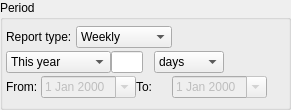
<?xml version="1.0" encoding="UTF-8"?>
<ui version="4.0">
 <class>PeriodWidget</class>
 <widget class="QGroupBox" name="PeriodWidget">
  <property name="geometry">
   <rect>
    <x>0</x>
    <y>0</y>
    <width>291</width>
    <height>110</height>
   </rect>
  </property>
  <property name="sizePolicy">
   <sizepolicy hsizetype="Preferred" vsizetype="Minimum">
    <horstretch>0</horstretch>
    <verstretch>0</verstretch>
   </sizepolicy>
  </property>
  <property name="windowTitle">
   <string>Period</string>
  </property>
  <property name="title">
   <string>Period</string>
  </property>
  <layout class="QGridLayout" name="gridLayout_2">
   <property name="horizontalSpacing">
    <number>3</number>
   </property>
   <property name="margin">
    <number>3</number>
   </property>
   <item row="0" column="0">
    <layout class="QGridLayout" name="gridLayout">
     <item row="0" column="0" colspan="2">
      <widget class="QLabel" name="label_3">
       <property name="text">
        <string>Report type:</string>
       </property>
      </widget>
     </item>
     <item row="0" column="2" colspan="4">
      <widget class="QComboBox" name="reportTypeCombo">
       <property name="styleSheet">
        <string>QWidget { background:none}</string>
       </property>
       <property name="currentIndex">
        <number>1</number>
       </property>
       <item>
        <property name="text">
         <string>Daily</string>
        </property>
       </item>
       <item>
        <property name="text">
         <string>Weekly</string>
        </property>
       </item>
       <item>
        <property name="text">
         <string>Monthly</string>
        </property>
       </item>
       <item>
        <property name="text">
         <string>Yearly</string>
        </property>
       </item>
      </widget>
     </item>
     <item row="0" column="6">
      <spacer name="horizontalSpacer_3">
       <property name="orientation">
        <enum>Qt::Horizontal</enum>
       </property>
       <property name="sizeHint" stdset="0">
        <size>
         <width>40</width>
         <height>20</height>
        </size>
       </property>
      </spacer>
     </item>
     <item row="1" column="0" colspan="3">
      <widget class="QComboBox" name="periodCombo">
       <property name="styleSheet">
        <string>QWidget { background:none}</string>
       </property>
       <property name="currentIndex">
        <number>2</number>
       </property>
       <item>
        <property name="text">
         <string>This week</string>
        </property>
       </item>
       <item>
        <property name="text">
         <string>This month</string>
        </property>
       </item>
       <item>
        <property name="text">
         <string>This year</string>
        </property>
       </item>
       <item>
        <property name="text">
         <string>Last week</string>
        </property>
       </item>
       <item>
        <property name="text">
         <string>Last month</string>
        </property>
       </item>
       <item>
        <property name="text">
         <string>Last year</string>
        </property>
       </item>
       <item>
        <property name="text">
         <string>Last</string>
        </property>
       </item>
       <item>
        <property name="text">
         <string>Custom dates</string>
        </property>
       </item>
      </widget>
     </item>
     <item row="1" column="3" colspan="2">
      <widget class="QLineEdit" name="numUnitsEdit">
       <property name="maximumSize">
        <size>
         <width>32</width>
         <height>16777215</height>
        </size>
       </property>
       <property name="styleSheet">
        <string>QWidget { background:none}</string>
       </property>
      </widget>
     </item>
     <item row="1" column="5" colspan="2">
      <widget class="QComboBox" name="unitsCombo">
       <property name="styleSheet">
        <string>QWidget { background:none}</string>
       </property>
       <item>
        <property name="text">
         <string>days</string>
        </property>
       </item>
       <item>
        <property name="text">
         <string>weeks</string>
        </property>
       </item>
       <item>
        <property name="text">
         <string>months</string>
        </property>
       </item>
       <item>
        <property name="text">
         <string>years</string>
        </property>
       </item>
      </widget>
     </item>
     <item row="1" column="7">
      <spacer name="horizontalSpacer_2">
       <property name="orientation">
        <enum>Qt::Horizontal</enum>
       </property>
       <property name="sizeHint" stdset="0">
        <size>
         <width>40</width>
         <height>20</height>
        </size>
       </property>
      </spacer>
     </item>
     <item row="2" column="0">
      <widget class="QLabel" name="label">
       <property name="text">
        <string>From:</string>
       </property>
      </widget>
     </item>
     <item row="2" column="1" colspan="3">
      <widget class="QDateEdit" name="fromDate">
       <property name="enabled">
        <bool>false</bool>
       </property>
       <property name="styleSheet">
        <string>QWidget { background:none}</string>
       </property>
       <property name="calendarPopup">
        <bool>true</bool>
       </property>
      </widget>
     </item>
     <item row="2" column="4" colspan="2">
      <widget class="QLabel" name="label_2">
       <property name="text">
        <string>To:</string>
       </property>
      </widget>
     </item>
     <item row="2" column="6" colspan="2">
      <widget class="QDateEdit" name="toDate">
       <property name="enabled">
        <bool>false</bool>
       </property>
       <property name="styleSheet">
        <string>QWidget { background:none}</string>
       </property>
       <property name="calendarPopup">
        <bool>true</bool>
       </property>
      </widget>
     </item>
     <item row="0" column="7">
      <spacer name="horizontalSpacer_4">
       <property name="orientation">
        <enum>Qt::Horizontal</enum>
       </property>
       <property name="sizeHint" stdset="0">
        <size>
         <width>40</width>
         <height>20</height>
        </size>
       </property>
      </spacer>
     </item>
    </layout>
   </item>
   <item row="0" column="1">
    <spacer name="horizontalSpacer">
     <property name="orientation">
      <enum>Qt::Horizontal</enum>
     </property>
     <property name="sizeHint" stdset="0">
      <size>
       <width>1</width>
       <height>80</height>
      </size>
     </property>
    </spacer>
   </item>
  </layout>
 </widget>
 <resources/>
 <connections/>
</ui>
